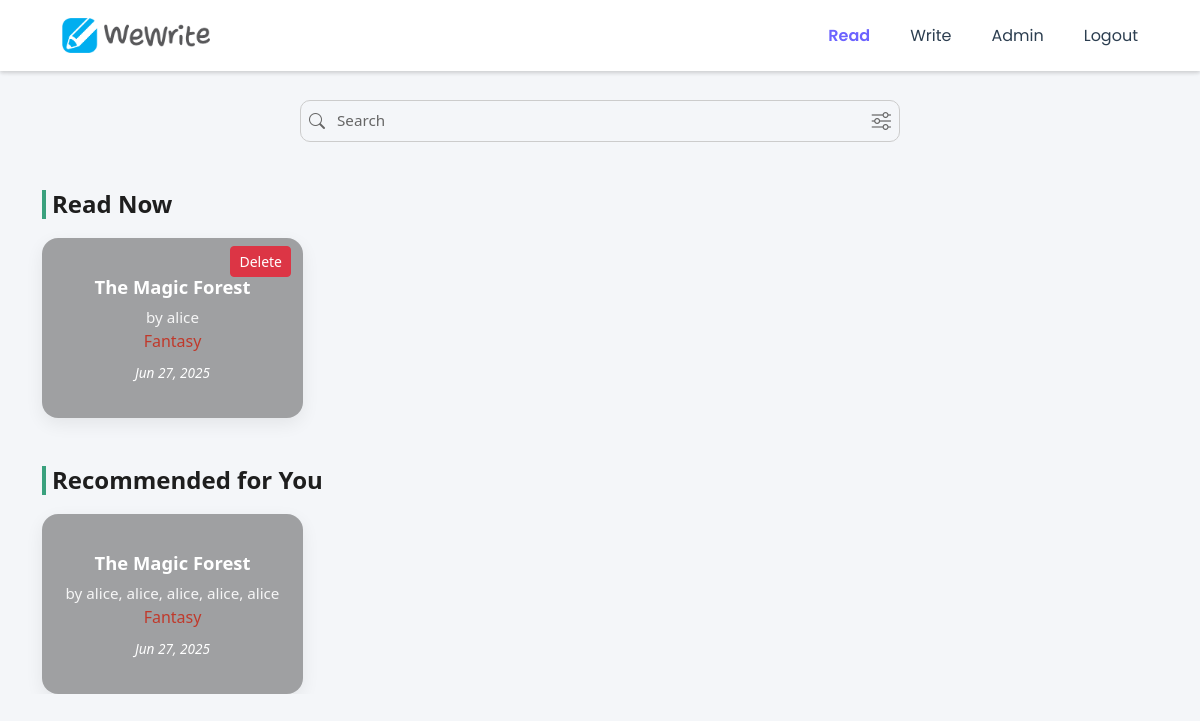
/read/ (signed in), run on the app's committed database.
### story/models.py (models this page shows, shortened)
class Story(models.Model):
    GENRE_CHOICES = [
        (1, 'Fiction'),
        (2, 'Science Fiction'),
        (3, 'Historical Fiction'),
        (4, 'Mystery'),
        (5, 'Fantasy'),
        (6, 'Romance'),
    ]
    STATUS_CHOICES = [
        (1, 'pending'),
        (2, 'published'),
    ]
    user = models.ForeignKey(CustomUser, on_delete=models.CASCADE)
    started_date = models.DateField(default='2000-01-01', null=True, blank=True)
    title = models.TextField(max_length=250, null=True, blank=True)
    genre = models.ForeignKey(Genre, on_delete=models.CASCADE)
    main_character = models.TextField(max_length=250, null=True, blank=True)
    time_setting = models.TextField(max_length=250, null=True, blank=True)
    suggested_keyword = models.TextField(max_length=250, null=True, blank=True)
    exposition_summary = models.TextField(max_length=10000, null=True, blank=True)
    status = models.IntegerField(choices=STATUS_CHOICES, default=1)

class Genre(models.Model):
    name = models.CharField(max_length=50, unique=True)
    is_active = models.BooleanField(default=True)
    image = models.ImageField(upload_to='genre_images/', null=True, blank=True)  # Add this line

### suhyun_nlp/views.py (the view)
# urls.py: path('read/', views.to_read, name='to-read'),
@login_required
def to_read(request):
    from pathlib import Path
    import os, pickle
    from numpy import dot
    from numpy.linalg import norm
    curr_user = request.user
    isAdmin = curr_user.is_staff
    username = curr_user.username
    all_storys = Story.objects.all().order_by('started_date')
    accepted_stages = list(Stage.objects.filter(status=3).order_by('pk'))
    all_stories = []
    for story in all_storys:
        accepted_for_story = [s for s in accepted_stages if s.story_id == story.id]
        if len(accepted_for_story) == 5:
            all_stories.append(story)
    story_list = all_stories
    all_stages = list(Stage.objects.all().order_by('pk'))
    story_author_list = []
    for story in story_list:
        curr_story_author_list = []
        for stage in all_stages:
            if stage.story == story:
                author_display_name = stage.user.name or stage.user.username
                curr_story_author_list.append(author_display_name)
        story_author_list.append(", ".join(curr_story_author_list))
    story_pk_list = [story.pk for story in story_list]
    story_genre_list = [story.genre for story in story_list]
    story_title_list = [story.title for story in story_list]
    story_tuple_list = []
    for i in range(len(story_list)):
        story_tuple_list.append((story_list[i], story_author_list[i], story_pk_list[i], story_genre_list[i], story_title_list[i]))
    BASE_DIR = Path(__file__).resolve().parent.parent
    picklefile_name = os.path.join(BASE_DIR, 'static', 'pickle', f'{curr_user.pk}.pickle')
    if os.path.isfile(picklefile_name):
        with open(picklefile_name, 'rb') as f:
            user_history_dict = pickle.load(f)
    else:
        user_history_dict = {
            'genre_pk_list': [],
            'genre_cnt_list': []
        }
    all_genres = Genre.objects.all().order_by('pk')
    all_genres_pk_list = [genre.pk for genre in all_genres]
    genre_vector_list = []
    for idx in range(len(all_genres)):
        vector = [0] * len(all_genres)
        vector[idx] = 1
        genre_vector_list.append(vector)
    user_vector = [0] * len(all_genres)
    for idx, gpk in enumerate(user_history_dict['genre_pk_list']):
        if gpk in all_genres_pk_list:
            genre_idx = all_genres_pk_list.index(gpk)
            user_vector[genre_idx] += user_history_dict['genre_cnt_list'][idx]
    all_story_vector_list = []
    all_story_genre_pk_list = [story.genre.pk for story in all_stories]
    for pk in all_story_genre_pk_list:
        idx = all_genres_pk_list.index(pk)
        all_story_vector_list.append(genre_vector_list[idx])
    def cosine_similarity(vec1, vec2):
        return dot(vec1, vec2) / (norm(vec1) * norm(vec2)) if norm(vec1) > 0 and norm(vec2) > 0 else 0.0
    all_story_similarity_list = [cosine_similarity(user_vector, sv) for sv in all_story_vector_list]
    all_story_tuple_list = list(zip(all_stories, all_story_similarity_list))
    sorted_data = sorted(all_story_tuple_list, key=lambda x: x[1], reverse=True)
    recommended_story_list = [s[0] for s in sorted_data[:4]]
    recommended_story_tuple_list = []
    for story in recommended_story_list:
        authors = []
        for stage in all_stages:
            if stage.story == story:
                name = stage.user.name or stage.user.username
                short_name = name.split('@')[0]
                authors.append(short_name)
        genre_slug = story.genre.name.lower().replace(' ', '')
        recommended_story_tuple_list.append((
            story, ", ".join(authors), story.pk, story.genre, story.title, genre_slug
        ))
    formatted_list = []
    for story, author, pk, genre, title in story_tuple_list:
        username = author.split('@')[0]
        genre_slug = genre.name.lower().replace(" ", "")
        formatted_list.append((story, username, pk, genre, title, genre_slug))
    context = {
        'username': username,
        'isLogin': True,
        'isAdmin': isAdmin,
        "story_tuple_list": formatted_list,
        'recommended_story_tuple_list': recommended_story_tuple_list,
        'story_list': story_list,
        'story_exposition_list': story_author_list,
        'story_pk_list': story_pk_list,
        'story_genre_list': story_genre_list,
        'story_title_list': story_title_list,
        'all_genres': all_genres
    }
    return render(request, 'read.html', context)

### suhyun_nlp/templates/read.html (shortened to what this page needs)
{% extends 'header.html' %}
{% block read %}
{% load static %}
<link href="https://cdn.jsdelivr.net/npm/bootstrap@5.3.0/dist/css/bootstrap.min.css" rel="stylesheet">
<div class="container supermt-5">
<div class="d-flex align-items-center justify-content-center mb-4">
<div class="search-container d-flex align-items-center px-2 py-1" style="width: 100%; max-width: 600px; border: 1.5px solid #ccc; border-radius: 10px; height: 42px;">
    <i class="bi bi-search me-2"></i>
    <input type="text" id="searchInput"
      class="form-control border-0 shadow-none bg-transparent p-0 ps-1"
      placeholder="Search"
      style="margin-top: 24px; font-size: 0.95rem; line-height: 1.2rem;">
    <div class="dropdown">
      <button class="btn border-0 bg-transparent p-0 ms-2" type="button" id="genreDropdown" data-bs-toggle="dropdown" aria-expanded="false">
        <i class="bi bi-sliders" style="font-size: 1.2rem;"></i>
      </button>
    </div>
  </div>
</div>
<h4 class="mt-5">Read Now</h4>
  <div class="row row-cols-1 row-cols-sm-2 row-cols-md-4 g-4 mb-5" id="readNowList">
    {% for story, author, pk, genre, title, genre_slug in story_tuple_list %}
    <div class="col genre-{{ genre_slug }}">
      <div class="genre-card"
        style="background-image: url('../static/img/{{ genre_slug|lower }}.png');
               background-size: cover; background-position: center;">
        {% if isAdmin %}
        <form method="POST" action="{% url 'delete_story' pk=pk %}" class="delete-btn-form">
          <button type="submit" class="btn btn-sm btn-danger" onclick="return confirm('Delete this story?')">Delete</button>
        </form>
        {% endif %}
        <a href="/detail/{{ pk }}/">
          <div class="card-title">{{ title|title }}</div>
          <div class="card-author">by {{ author }}</div>
          <div class="card-genre genre-{{ genre_slug }}">{{ genre.name }}</div>
          <div class="card-date">{{ story.started_date|date:"M d, Y" }}</div>
        </a>
      </div>
    </div>
    {% endfor %}
  </div>
  <h4 class="mt-3">Recommended for You</h4>
  <div class="row row-cols-1 row-cols-sm-2 row-cols-md-4 g-4">
    {% for story, author, pk, genre, title, genre_slug in recommended_story_tuple_list %}
    <div class="col">
      <a href="/detail/{{ pk }}/">
        <div class="genre-card"
          style="background-image: url('../static/img/{{ genre_slug | lower }}.png');
                 background-size: cover; background-position: center;">
          <div class="card-title">{{ title|title }}</div>
          <div class="card-author">by {{ author }}</div>
          <div class="card-genre genre-{{ genre_slug }}">{{ genre.name }}</div>
          <div class="card-date">{{ story.started_date|date:"M d, Y" }}</div>
        </div>
      </a>
    </div>
    {% endfor %}
  </div>
</div>
{% endblock %}

### suhyun_nlp/templates/header.html (style rules this page uses)
html, body { overflow-x: hidden !important; }

### suhyun_nlp/templates/read.html (style rules this page uses)
body { background-color: #f4f6f9; font-family: 'Segoe UI', sans-serif; }
.supermt-5 { margin-top: 100px; }
h4 { font-weight: 800; font-size: 1.5rem; color: #1e1e1e; margin-bottom: 1.2rem; padding-left: 6px; border-left: 4px solid #3aa17e; }
.genre-card { position: relative; border-radius: 16px; padding: 20px; height: 180px; transition: all 0.3s ease; display: flex; flex-direction: column; justify-content: center; text-align: center; box-shadow: 0 6px 18px rgba(0, 0, 0, 0.07); overflow: hidden; color: #1e1e1e; }
.genre-card::before { content: ''; position: absolute; inset: 0; background: rgba(0, 0, 0, 0.35); z-index: 0; }
.genre-card > * { z-index: 10; position: relative; }
.card-title, .card-author, .card-genre, .card-date { color: white; }
.card-title { font-size: 1.15rem; font-weight: 700; margin-bottom: 6px; }
.card-author { font-size: 0.95rem; opacity: 0.9; }
.card-date { font-size: 0.85rem; margin-top: 10px; font-style: italic; }
.genre-fantasy { color: #c0392b !important; }
a { text-decoration: none; }
#searchInput { border-radius: 25px; padding: 12px 20px; font-size: 1rem; border: 1px solid #ccc; margin-top: 12px; margin-bottom: 24px; }
.delete-btn-form { position: absolute; top: 8px; right: 12px; z-index: 20; }
.search-container input::placeholder { color: #666; font-weight: 500; }
.search-container i.bi-search, .search-container i.bi-sliders { color: #666; }

### data on the page
Story: title "The Magic Forest", author "alice", name "Fantasy", started_date "Jun 27, 2025", author "alice, alice, alice, alice, alice"
